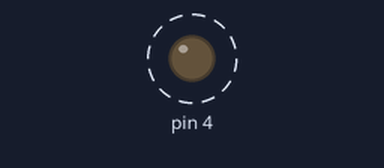
Recording of a sketch running on a simulated Arduino Uno, built with avr-gcc and run on an emulated ATmega328P. Shown: output pins drawn as LEDs (lit = HIGH). Dashed ring = blinking. What the sketch prints to the serial monitor is not drawn.

Above: at 0.2 s.
Timing chart, 0 to 3.0 s (numbered marks = the images above):
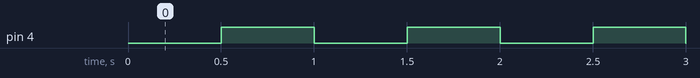

Measured:
- by itself, pin 4: alternates HIGH for 0.50 s and LOW for 0.50 s

The sketch:

p2_modul_led.ino
```cpp
/*
 * BAB 19 - Program 2: Modul LED (.h + .cpp)
 * Semua urusan LED dipindahkan ke modul terpisah: led.h dan led.cpp.
 * File utama cukup #include "led.h" lalu memanggil fungsinya.
 *
 * File: p2_modul_led.ino (utama), led.h, led.cpp
 * Rangkaian: LED1 (merah) → IO4
 */

#include "led.h"  // tanda kutip: cari di folder sketch ini

#define LED_MERAH 4

bool keadaanTerakhir = false;  // untuk mendeteksi perubahan keadaan LED

void setup() {
  Serial.begin(115200);
  ledSetup(LED_MERAH);
  Serial.println("BAB 19 - Program 2: Modul LED (.h + .cpp)");
}

void loop() {
  ledKedip(500);  // dari led.cpp: LED berganti keadaan setiap 500 ms tanpa delay()

  // Laporkan setiap kali keadaan LED berubah
  if (ledSedangNyala() != keadaanTerakhir) {
    keadaanTerakhir = ledSedangNyala();
    Serial.print("LED ");
    Serial.print(keadaanTerakhir ? "NYALA" : "MATI");
    Serial.print(" | ganti ke-");
    Serial.println(jumlahGantiLed);  // milik led.cpp, dikenal lewat extern di led.h
  }
}
```

led.cpp
```cpp
// led.cpp — SOURCE modul LED: isi (definisi) semua fungsi yang dijanjikan di led.h.

#include "led.h"  // selalu include header milik sendiri

// Variabel "static": hanya bisa dipakai di dalam file led.cpp ini,
// jadi file lain tidak bisa mengubahnya secara tidak sengaja.
static int pinLed = -1;  // -1 artinya ledSetup() belum dipanggil
static bool nyala = false;
static unsigned long waktuKedip = 0;

// Variabel global biasa (tanpa static): DEFINISI dari "extern" di led.h.
// Hanya boleh ditulis di SATU file .cpp.
unsigned long jumlahGantiLed = 0;

// Fungsi "static": fungsi bantu yang hanya dipakai di file ini
static void aturLed(bool keadaanBaru) {
  if (pinLed < 0) return;            // belum di-setup: abaikan
  if (keadaanBaru == nyala) return;  // tidak ada perubahan
  nyala = keadaanBaru;
  digitalWrite(pinLed, nyala ? HIGH : LOW);
  jumlahGantiLed++;
}

void ledSetup(int pin) {
  pinLed = pin;
  pinMode(pinLed, OUTPUT);
  nyala = false;
  digitalWrite(pinLed, LOW);
}

void ledNyala() {
  aturLed(true);
}

void ledMati() {
  aturLed(false);
}

void ledToggle() {
  aturLed(!nyala);
}

void ledKedip(unsigned long interval) {
  if (millis() - waktuKedip >= interval) {
    waktuKedip = millis();
    ledToggle();
  }
}

bool ledSedangNyala() {
  return nyala;
}
```

led.h
```cpp
// led.h — HEADER modul LED: daftar fungsi dan variabel yang boleh dipakai file lain.
// Isinya hanya DEKLARASI (janji); isi fungsinya ada di led.cpp.

#ifndef LED_H  // include guard: kalau LED_H belum didefinisikan...
#define LED_H  // ...definisikan sekarang, lalu baca isi di bawah ini

#include <Arduino.h>

void ledSetup(int pin);                 // siapkan pin LED (panggil di setup())
void ledNyala();
void ledMati();
void ledToggle();                       // balik keadaan LED
void ledKedip(unsigned long interval);  // kedip non-blocking, panggil terus di loop()
bool ledSedangNyala();

// Variabel yang dibagi ke file lain: di sini hanya DIDEKLARASIKAN (extern),
// variabelnya sendiri dibuat di led.cpp.
extern unsigned long jumlahGantiLed;

#endif  // akhir bagian yang dilindungi include guard
```
